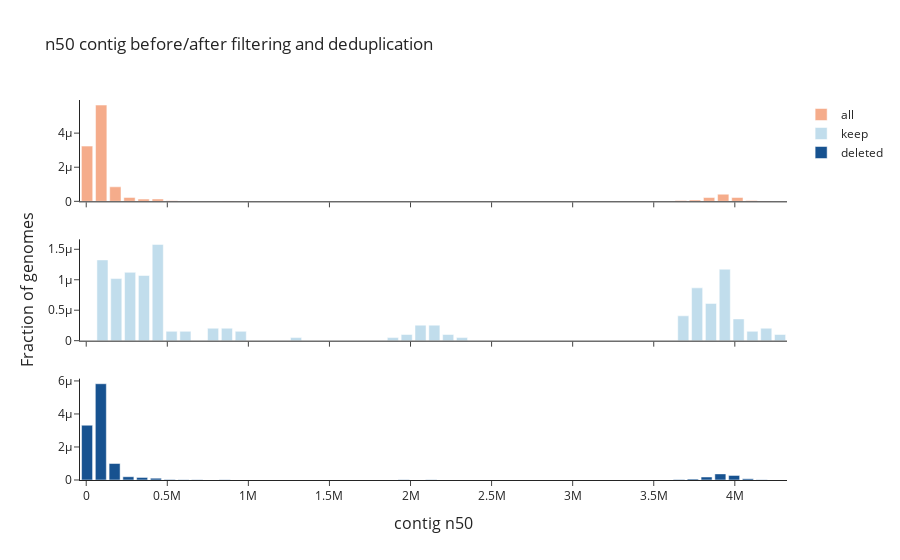

Notebook cell for this chart:
### Code cell
from plotly.subplots import make_subplots
n50_s = pd.Series(n50)
fig = make_subplots(rows=3, cols=1, shared_xaxes=True, y_title="Fraction of genomes", x_title="contig n50")
to_delete = list(set(n50_s.index).difference(to_keep))
y,x = np.histogram(n50_s.loc[to_keep], bins=50, density=True)
y_all,x_all = np.histogram(n50_s, bins=50, density=True)
y_del,x_del = np.histogram(n50_s.loc[to_delete], bins=50, density=True)

trace_all = go.Bar(x=x_all, y=y_all, name='all', marker_color=colors[5],)
trace_deduped = go.Bar(x=x, y=y,marker_color=colors[10], name='keep')
trace_deleted = go.Bar(x=x_del, y=y_del,marker_color=colors[15], name='deleted')
fig.add_trace(trace_all, row=1, col=1)
fig.add_trace(trace_deduped, row=2, col=1)
fig.add_trace(trace_deleted, row=3, col=1)
fig.update_layout(title="n50 contig before/after filtering and deduplication",  template="simple_white", height=500)


import plotly.io as pio
pio.write_image(fig, './figures/n50_scores.png')
fig
